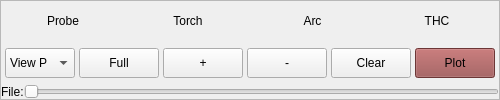
            <widget class="QFrame" name="fr_view">
             <property name="minimumSize">
              <size>
               <width>500</width>
               <height>0</height>
              </size>
             </property>
             <property name="frameShape">
              <enum>QFrame::StyledPanel</enum>
             </property>
             <property name="frameShadow">
              <enum>QFrame::Raised</enum>
             </property>
             <layout class="QVBoxLayout" name="verticalLayout_2">
              <property name="spacing">
               <number>2</number>
              </property>
              <property name="leftMargin">
               <number>0</number>
              </property>
              <property name="topMargin">
               <number>0</number>
              </property>
              <property name="rightMargin">
               <number>0</number>
              </property>
              <property name="bottomMargin">
               <number>0</number>
              </property>
              <item>
               <widget class="QFrame" name="fr_view_signals">
                <property name="sizePolicy">
                 <sizepolicy hsizetype="Expanding" vsizetype="Expanding">
                  <horstretch>0</horstretch>
                  <verstretch>0</verstretch>
                 </sizepolicy>
                </property>
                <property name="maximumSize">
                 <size>
                  <width>16777215</width>
                  <height>40</height>
                 </size>
                </property>
                <property name="frameShape">
                 <enum>QFrame::NoFrame</enum>
                </property>
                <property name="frameShadow">
                 <enum>QFrame::Raised</enum>
                </property>
                <layout class="QHBoxLayout" name="horizontalLayout_4">
                 <property name="spacing">
                  <number>5</number>
                 </property>
                 <property name="leftMargin">
                  <number>2</number>
                 </property>
                 <property name="topMargin">
                  <number>2</number>
                 </property>
                 <property name="rightMargin">
                  <number>2</number>
                 </property>
                 <property name="bottomMargin">
                  <number>2</number>
                 </property>
                 <item>
                  <widget class="QLabel" name="lbl_signal_0">
                   <property name="text">
                    <string>Probe</string>
                   </property>
                   <property name="alignment">
                    <set>Qt::AlignCenter</set>
                   </property>
                  </widget>
                 </item>
                 <item>
                  <widget class="QLabel" name="lbl_signal_1">
                   <property name="text">
                    <string>Torch</string>
                   </property>
                   <property name="alignment">
                    <set>Qt::AlignCenter</set>
                   </property>
                  </widget>
                 </item>
                 <item>
                  <widget class="QLabel" name="lbl_signal_2">
                   <property name="text">
                    <string>Arc</string>
                   </property>
                   <property name="alignment">
                    <set>Qt::AlignCenter</set>
                   </property>
                  </widget>
                 </item>
                 <item>
                  <widget class="QLabel" name="lbl_signal_3">
                   <property name="text">
                    <string>THC</string>
                   </property>
                   <property name="alignment">
                    <set>Qt::AlignCenter</set>
                   </property>
                  </widget>
                 </item>
                </layout>
               </widget>
              </item>
              <item>
               <widget class="GCodeGraphics" name="gcodegraphics">
                <property name="autoFillBackground">
                 <bool>false</bool>
                </property>
                <property name="_dro" stdset="0">
                 <bool>true</bool>
                </property>
                <property name="_dtg" stdset="0">
                 <bool>false</bool>
                </property>
                <property name="background_color" stdset="0">
                 <color alpha="150">
                  <red>0</red>
                  <green>0</green>
                  <blue>0</blue>
                 </color>
                </property>
               </widget>
              </item>
              <item>
               <widget class="QFrame" name="fr_view_buttons">
                <property name="maximumSize">
                 <size>
                  <width>16777215</width>
                  <height>50</height>
                 </size>
                </property>
                <property name="styleSheet">
                 <string notr="true"/>
                </property>
                <property name="frameShape">
                 <enum>QFrame::NoFrame</enum>
                </property>
                <property name="frameShadow">
                 <enum>QFrame::Raised</enum>
                </property>
                <layout class="QHBoxLayout" name="horizontalLayout_3">
                 <property name="spacing">
                  <number>4</number>
                 </property>
                 <property name="leftMargin">
                  <number>4</number>
                 </property>
                 <property name="topMargin">
                  <number>4</number>
                 </property>
                 <property name="rightMargin">
                  <number>4</number>
                 </property>
                 <property name="bottomMargin">
                  <number>4</number>
                 </property>
                 <item>
                  <widget class="QComboBox" name="cb_view_select">
                   <property name="sizePolicy">
                    <sizepolicy hsizetype="Expanding" vsizetype="Expanding">
                     <horstretch>0</horstretch>
                     <verstretch>0</verstretch>
                    </sizepolicy>
                   </property>
                   <item>
                    <property name="text">
                     <string>View P</string>
                    </property>
                   </item>
                   <item>
                    <property name="text">
                     <string>View X</string>
                    </property>
                   </item>
                   <item>
                    <property name="text">
                     <string>View Y</string>
                    </property>
                   </item>
                   <item>
                    <property name="text">
                     <string>View Z</string>
                    </property>
                   </item>
                  </widget>
                 </item>
                 <item>
                  <widget class="QPushButton" name="pb_view_full">
                   <property name="sizePolicy">
                    <sizepolicy hsizetype="Expanding" vsizetype="Expanding">
                     <horstretch>0</horstretch>
                     <verstretch>0</verstretch>
                    </sizepolicy>
                   </property>
                   <property name="text">
                    <string>Full</string>
                   </property>
                   <property name="checkable">
                    <bool>false</bool>
                   </property>
                  </widget>
                 </item>
                 <item>
                  <widget class="QPushButton" name="pb_view_1">
                   <property name="sizePolicy">
                    <sizepolicy hsizetype="Expanding" vsizetype="Expanding">
                     <horstretch>0</horstretch>
                     <verstretch>0</verstretch>
                    </sizepolicy>
                   </property>
                   <property name="text">
                    <string>+</string>
                   </property>
                  </widget>
                 </item>
                 <item>
                  <widget class="QPushButton" name="pb_view_2">
                   <property name="sizePolicy">
                    <sizepolicy hsizetype="Expanding" vsizetype="Expanding">
                     <horstretch>0</horstretch>
                     <verstretch>0</verstretch>
                    </sizepolicy>
                   </property>
                   <property name="text">
                    <string>-</string>
                   </property>
                  </widget>
                 </item>
                 <item>
                  <widget class="QPushButton" name="pb_view_3">
                   <property name="sizePolicy">
                    <sizepolicy hsizetype="Expanding" vsizetype="Expanding">
                     <horstretch>0</horstretch>
                     <verstretch>0</verstretch>
                    </sizepolicy>
                   </property>
                   <property name="styleSheet">
                    <string notr="true"/>
                   </property>
                   <property name="text">
                    <string>Clear</string>
                   </property>
                  </widget>
                 </item>
                 <item>
                  <widget class="QPushButton" name="pb_view_4">
                   <property name="sizePolicy">
                    <sizepolicy hsizetype="Expanding" vsizetype="Expanding">
                     <horstretch>0</horstretch>
                     <verstretch>0</verstretch>
                    </sizepolicy>
                   </property>
                   <property name="styleSheet">
                    <string notr="true">background-color: rgb(151, 75, 75);</string>
                   </property>
                   <property name="text">
                    <string>Plot</string>
                   </property>
                  </widget>
                 </item>
                </layout>
               </widget>
              </item>
              <item>
               <widget class="QFrame" name="frame">
                <property name="minimumSize">
                 <size>
                  <width>0</width>
                  <height>15</height>
                 </size>
                </property>
                <property name="maximumSize">
                 <size>
                  <width>16777215</width>
                  <height>20</height>
                 </size>
                </property>
                <property name="frameShape">
                 <enum>QFrame::NoFrame</enum>
                </property>
                <property name="frameShadow">
                 <enum>QFrame::Raised</enum>
                </property>
                <layout class="QHBoxLayout" name="horizontalLayout_5">
                 <property name="spacing">
                  <number>0</number>
                 </property>
                 <property name="leftMargin">
                  <number>0</number>
                 </property>
                 <property name="topMargin">
                  <number>0</number>
                 </property>
                 <property name="rightMargin">
                  <number>0</number>
                 </property>
                 <property name="bottomMargin">
                  <number>0</number>
                 </property>
                 <item>
                  <widget class="QLabel" name="lbl_filename">
                   <property name="text">
                    <string>File:</string>
                   </property>
                  </widget>
                 </item>
                 <item>
                  <widget class="QSlider" name="horizontalSlider">
                   <property name="orientation">
                    <enum>Qt::Horizontal</enum>
                   </property>
                  </widget>
                 </item>
                </layout>
               </widget>
              </item>
             </layout>
            </widget>
